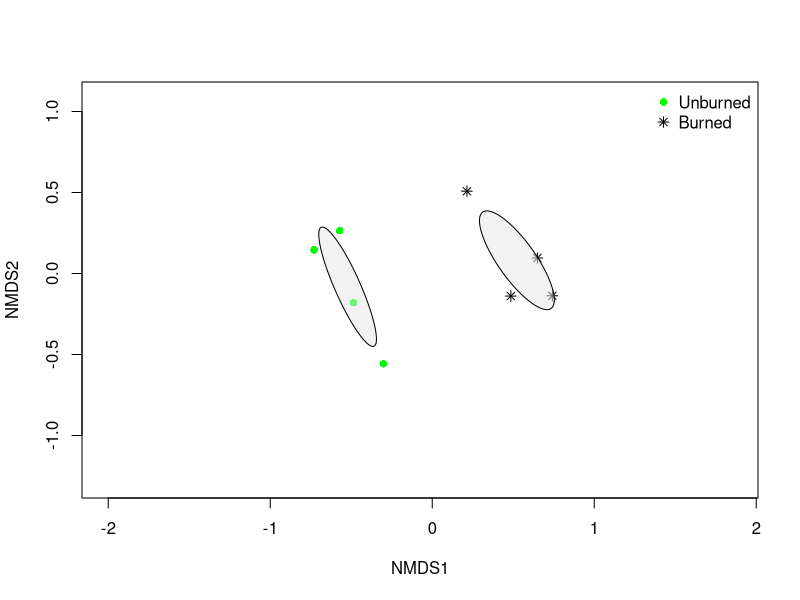

Source code (R):

library(vegan)
library(dplyr)

MessyData<-read.csv('Poeville/Data.csv') ##This function will read in our dataset
MessyData<-MessyData[1:144,c(1:4)]
taxa <- unique(MessyData$species) #creates list of each unique species
samples <- sort(unique(MessyData$sample)) #creates list of each unique site or sample

#make empty matrix "data1" ready to fill in
data <- matrix(nrow = length(samples), ncol = length(taxa), dimnames = list(samples,taxa))

for(r in 1:nrow(MessyData)){
  samp <- MessyData[r, 3]
  tax <- MessyData[r, 1]
  data[samp,tax] <- MessyData[r, 2]
} # 1, 2, 3 here relate the the column number in the raw data in which the sample name, species name and data are in

data[is.na(data)] <- 0   #convert NA's to 0

data <- as.data.frame(data)


poe.mds <- metaMDS(data, distance = "bray", autotransform = FALSE)

plot(poe.mds, type = "n") #displays empty ordination space
points(poe.mds, display = "sites", pch = c(16, 8) [as.numeric(rep(c(1,2),each=4))], col = c("green", "black") [rep(c(1,2),each=4)]) # displays site points wher
legend("topright", legend = c('Unburned',"Burned"), pch = c(16, 8), col = c("green", "black"), bty = "n", cex = 1) #




ordiellipse(poe.mds, groups = as.numeric(rep(c(1,2),each=4)), draw = "polygon", lty = 1, col = "grey90")

